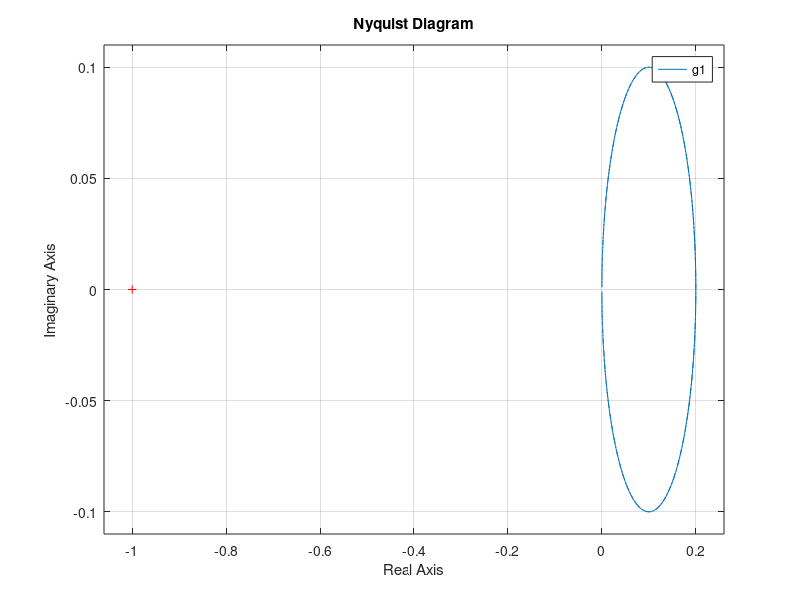

The MATLAB script that drew this image:
% Transfer Functions: G(s) = 1 / (s + 5), H(s) = 1 / s
g = tf([1], [1 5]);
h = tf([1], [1 0]);

% Closed-loop system with feedback
g1 = feedback(g, h);

% Nyquist Plot
nyquist(g1);

% Gain Margin & Phase Margin
[gm, pm, wcg, wcp] = margin(g1);
